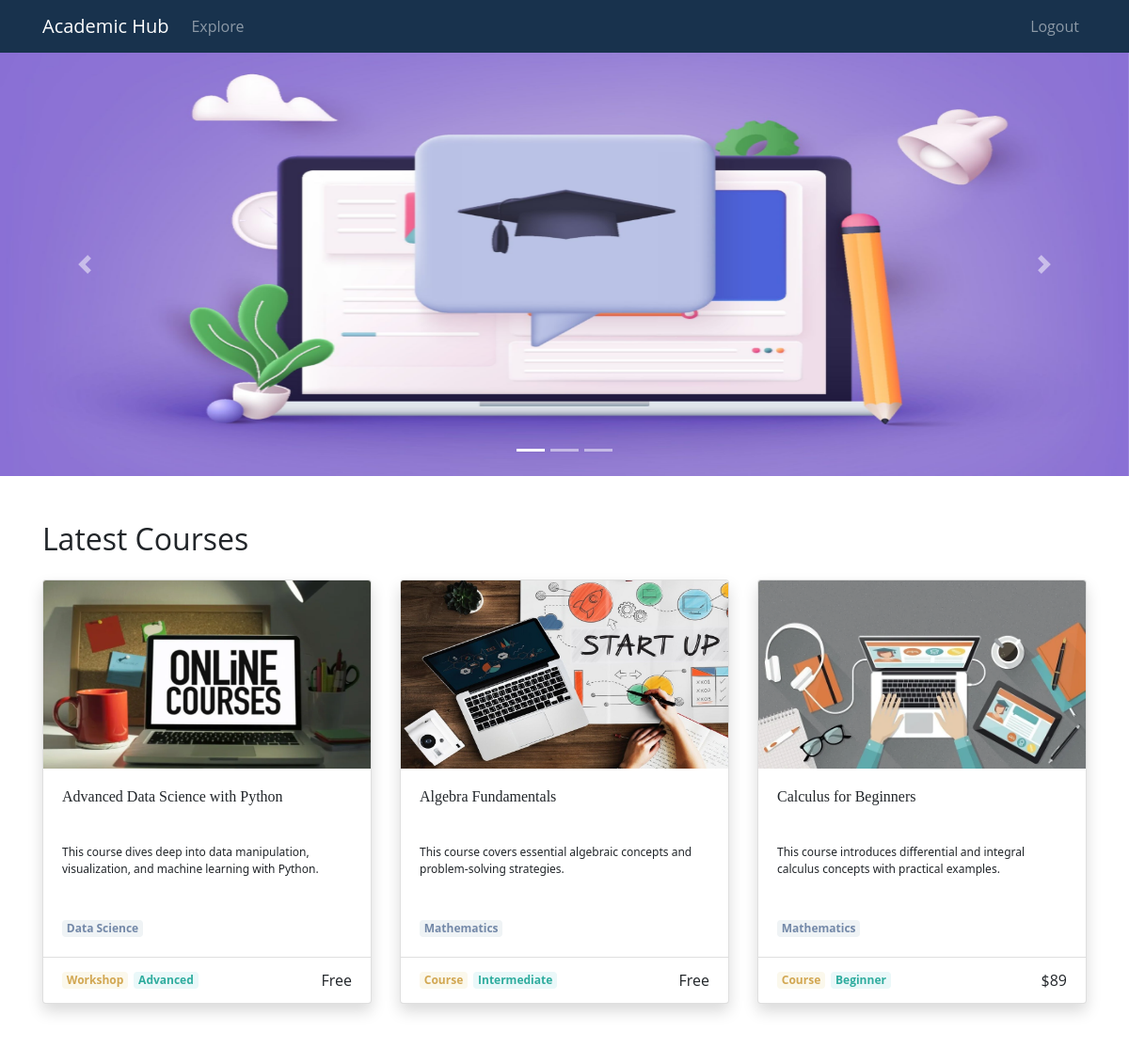
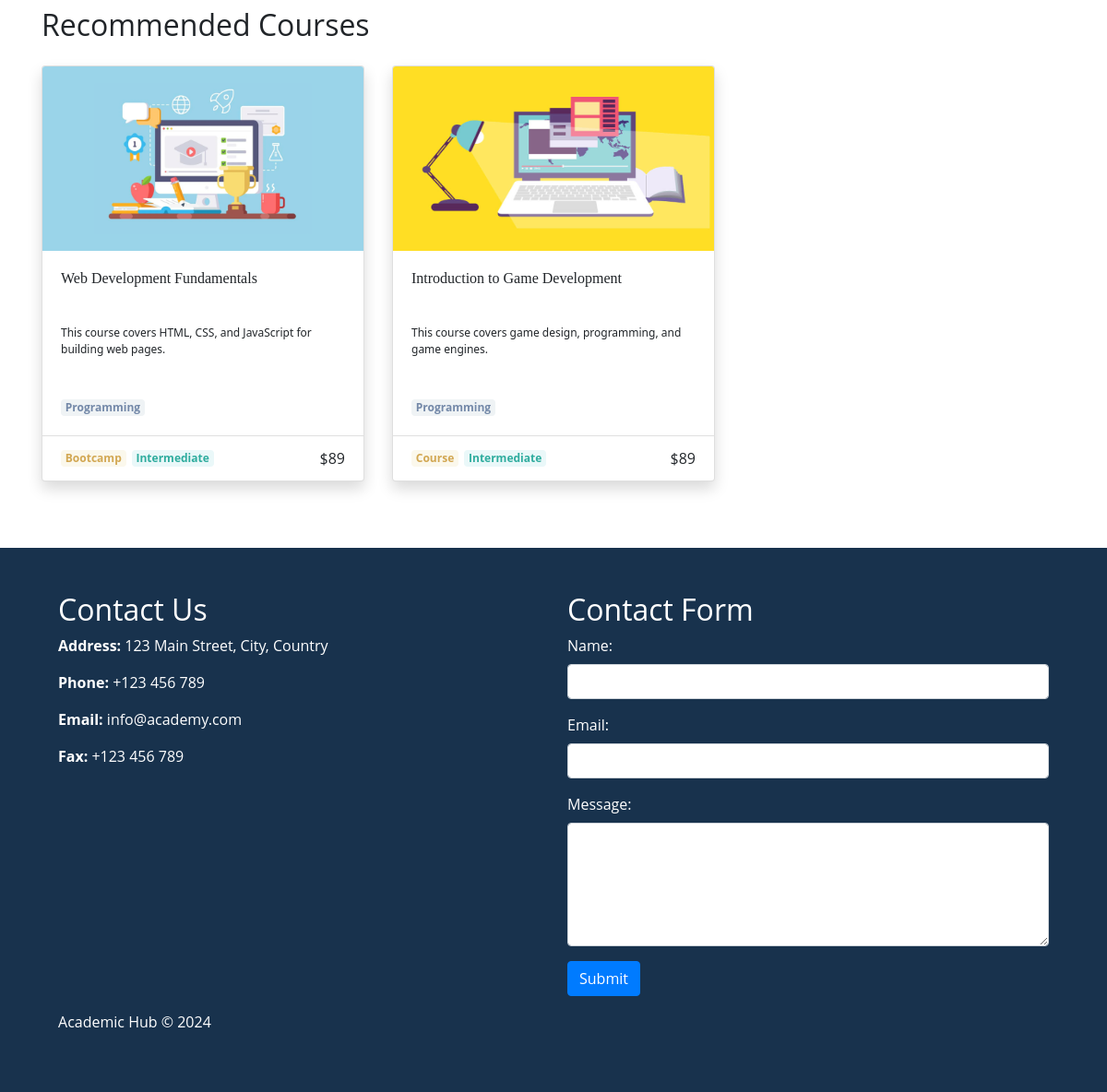
Page /pages/home.php (signed in) on the committed database (2 pictures, top to bottom).
### tables this page shows
CREATE TABLE `course` (
    `id` int(11) NOT NULL,
    `name` text NOT NULL,
    `summary` text NOT NULL,
    `description` text NOT NULL,
    `image` text NOT NULL,
    `price` int(11) DEFAULT NULL,
    `type` varchar(40) NOT NULL,
    `level` varchar(40) NOT NULL,
    `category` text NOT NULL,
    `created_at` timestamp DEFAULT CURRENT_TIMESTAMP,
    `teacher_id` int(11) NOT NULL,
    `learn_items` JSON DEFAULT NULL
);

### db/queries.php (called while the page is built, shortened)
<?php
function get_latest_courses($conn)
{
    $query = "SELECT * FROM course ORDER BY created_at DESC LIMIT 3";
    $result = mysqli_query($conn, $query);
    if ($result) {
        $latest_courses = array();
        while ($row = mysqli_fetch_assoc($result)) {
            $latest_courses[] = $row;
        }
        return $latest_courses;
    } else {
        echo "Error: " . mysqli_error($conn);
    }
}
function get_recommended_courses($conn, $username)
{
    $student_recommended_query = "SELECT recommended FROM student WHERE username=?";
    $stmt = mysqli_prepare($conn, $student_recommended_query);
    if ($stmt) {
        mysqli_stmt_bind_param($stmt, "s", $username);
        mysqli_stmt_execute($stmt);
        mysqli_stmt_bind_result($stmt, $recommended);
        if ($recommended !== null) {
            $query = "SELECT * FROM course WHERE category=? LIMIT 3";
            $stmt = mysqli_prepare($conn, $query);
            if ($stmt) {
                mysqli_stmt_bind_param($stmt, "s", $recommended);
                mysqli_stmt_execute($stmt);
                $result = mysqli_stmt_get_result($stmt);
                if ($result) {
                    $recommended_courses = array();
                    while ($row = mysqli_fetch_assoc($result)) {
                        $recommended_courses[] = $row;
                    }
                    return $recommended_courses;
                }
            } else {
                echo "Error: " . mysqli_error($conn);
            }
        } else {
            echo "Error: No recommended courses found for the student.";
        }
    } else {
        echo "Error: " . mysqli_error($conn);
    }
}
?>

### includes/course.php (the view)
<a href="course.php?id=<?php echo $course['id']; ?>" class="card rounded shadow course-card course-link">
    <img src="../assets/images/<?php echo $course['image']; ?>" class="card-img-top"
        alt="<?php echo $course['name']; ?> Image" height="200" width="100%">
    <div class="card-body">
        <h4 class="card-title course-name"><?php echo $course['name']; ?></h4>
        <p class="card-text course-desc"><?php echo $course['description']; ?></p>
        <span class="badge badge-category"><?php echo $course['category']; ?></span>
    </div>
    <div class="card-footer bg-transparent">
        <div class="d-flex justify-content-start align-items-center">
            <span class="badge badge-type"><?php echo $course['type']; ?></span>
            <span class="badge badge-level"><?php echo $course['level']; ?></span>
            <p class="ml-auto mb-0">
                <?php echo $course['price'] == 0 ? 'Free' : '$' . $course['price']; ?>
            </p>
        </div>
    </div>
</a>

### includes/header.php (shortened to what this page needs)
<!DOCTYPE html>
<html lang="en">
<head>
    <link rel="stylesheet" href="https://maxcdn.bootstrapcdn.com/bootstrap/4.5.2/css/bootstrap.min.css">
    <link rel="stylesheet" href="https://cdnjs.cloudflare.com/ajax/libs/font-awesome/5.15.4/css/all.min.css">
    <link rel="stylesheet" href="../assets/css/styles.css">
</head>
<body>

### includes/navbar.php (shortened to what this page needs)
<nav class="navbar navbar-expand-lg navbar-dark">
    <div class="container">
        <a class="navbar-brand" href="home.php">Academic Hub</a>
        <div class="collapse navbar-collapse" id="navbarNav">
            <ul class="navbar-nav mr-auto">
                <li class="nav-item">
                    <a class="nav-link" href="../pages/courses.php">Explore</a>
                </li>
            </ul>
            <ul class="navbar-nav ml-auto">
                <li class="nav-item">
                    <a class="nav-link" href="logout.php">Logout</a>
                </li>
            </ul>
        </div>
    </div>
</nav>

### includes/slider.php (shortened to what this page needs)
<div id="carouselExampleIndicators" class="carousel slide" data-ride="carousel">
    <ol class="carousel-indicators">
        <li data-target="#carouselExampleIndicators" data-slide-to="0" class="active"></li>
        <li data-target="#carouselExampleIndicators" data-slide-to="1"></li>
        <li data-target="#carouselExampleIndicators" data-slide-to="2"></li>
    </ol>
    <div class="carousel-inner">
        <div class="carousel-item active">
            <img class="d-block w-100" src="../assets/images/slide01.jpg" height="450px" alt="First slide">
        </div>
    </div>
    <a class="carousel-control-prev" href="#carouselExampleIndicators" role="button" data-slide="prev">
        <span class="carousel-control-prev-icon" aria-hidden="true"></span>
    </a>
    <a class="carousel-control-next" href="#carouselExampleIndicators" role="button" data-slide="next">
        <span class="carousel-control-next-icon" aria-hidden="true"></span>
    </a>
</div>

### pages/home.php (shortened to what this page needs)
<?php
$user = $_SESSION["user"];
include_once "../db/queries.php";
$latest_courses = get_latest_courses($conn);
$recommended_courses = get_recommended_courses($conn, $user['username']);
include_once "../includes/header.php";
include_once "../includes/navbar.php";
include_once "../includes/slider.php";
?>
<div class="container mt-5">
    <div class="row">
        <div class="col-md-12">
            <h2 class="text-left mb-4">Latest Courses</h2>
        </div>
    </div>
    <div class="row">
        <?php foreach ($latest_courses as $course): ?>
            <div class="col-md-4 mb-4">
                <?php include "../includes/course.php"; ?>
            </div>
        <?php endforeach; ?>
    </div>
</div>
<?php if ($recommended_courses && count($recommended_courses) > 0): ?>
    <div class="container mt-5">
        <div class="row">
            <div class="col-md-12">
                <h2 class="text-left mb-4">Recommended Courses</h2>
            </div>
        </div>
        <div class="row">
            <?php foreach ($recommended_courses as $course): ?>
                <div class="col-md-4 mb-4">
                    <?php include "../includes/course.php"; ?>
                </div>
            <?php endforeach; ?>
        </div>
    </div>
<?php endif; ?>
<?php include_once "../includes/contact.php"; ?>
<?php include_once "../includes/footer.php"; ?>

### includes/contact.php
<footer class="footer mt-5 p-5 bg-dark text-white">
    <div class="container">
        <div class="row">
            <div class="col-md-6">
                <h2>Contact Us</h2>
                <p><strong>Address:</strong> 123 Main Street, City, Country</p>
                <p><strong>Phone:</strong> +123 456 789</p>
                <p><strong>Email:</strong> info@academy.com</p>
                <p><strong>Fax:</strong> +123 456 789</p>
            </div>
            <div class="col-md-6">
                <h2>Contact Form</h2>
                <form action="contact_process.php" method="post">
                    <div class="form-group">
                        <label for="name">Name:</label>
                        <input type="text" class="form-control" id="name" name="name" required>
                    </div>
                    <div class="form-group">
                        <label for="email">Email:</label>
                        <input type="email" class="form-control" id="email" name="email" required>
                    </div>
                    <div class="form-group">
                        <label for="message">Message:</label>
                        <textarea class="form-control" id="message" name="message" rows="5" required></textarea>
                    </div>
                    <button type="submit" class="btn btn-primary">Submit</button>
                </form>
            </div>
        </div>
        <div class="row mt-3">
            <div class="col-md-12">
                <p>Academic Hub &copy; 2024</p>
            </div>
        </div>
    </div>
</footer>

### includes/footer.php
</body>
</html>

### assets/css/styles.css (style rules this page uses)
html, body { height: 100%; }
body { font-family: "Open Sans", Helvetica; margin: 0; padding: 0; }
.navbar, .footer { background-color: #18324d !important; }
.badge { margin-right: 2%; }
.badge-category { background-color: rgb(239, 243, 245); color: rgb(115, 136, 168); }
.badge-level { background-color: rgb(234, 248, 249); color: rgb(46, 172, 158); }
.badge-type { background-color: rgb(251, 248, 236); color: rgb(210, 167, 82); }
.course-card { transition: transform 0.3s ease-in-out; }
.course-link { text-decoration: none !important; color: inherit !important; }
.course-name { height: 60px; font-size: 16px; margin: 0; font-family: cursive; }
.course-desc { height: 60px; font-size: 12px; font-family: system-ui; }

### rows in the picture
course: image (picture), name "Advanced Data Science with Python", description "This course dives deep into data manipulation, visualization, and machine learning with Python.", category "Data Science", type "Workshop", level "Advanced", price "Free"
course: image (picture), name "Algebra Fundamentals", description "This course covers essential algebraic concepts and problem-solving strategies.", category "Mathematics", type "Course", level "Intermediate", price "Free"
course: image (picture), name "Calculus for Beginners", description "This course introduces differential and integral calculus concepts with practical examples.", category "Mathematics", type "Course", level "Beginner", price "89"
course: image (picture), name "Web Development Fundamentals", description "This course covers HTML, CSS, and JavaScript for building web pages.", category "Programming", type "Bootcamp", level "Intermediate", price "89"
course: image (picture), name "Introduction to Game Development", description "This course covers game design, programming, and game engines.", category "Programming", type "Course", level "Intermediate", price "89"
